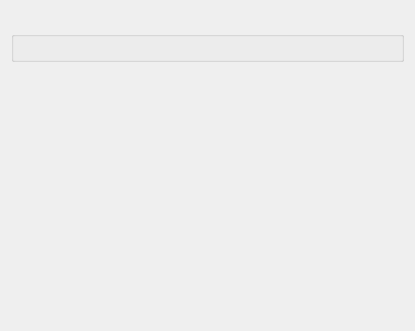
<?xml version="1.0" encoding="UTF-8"?>
<ui version="4.0">
 <class>JIDAdvSearch</class>
 <widget class="QWidget" name="JIDAdvSearch">
  <property name="geometry">
   <rect>
    <x>0</x>
    <y>0</y>
    <width>415</width>
    <height>331</height>
   </rect>
  </property>
  <property name="windowTitle">
   <string>Form1</string>
  </property>
  <layout class="QVBoxLayout">
   <property name="spacing">
    <number>6</number>
   </property>
   <property name="margin">
    <number>11</number>
   </property>
   <item>
    <widget class="QLabel" name="lblTitle">
     <property name="text">
      <string/>
     </property>
     <property name="alignment">
      <set>Qt::AlignLeading|Qt::AlignLeft|Qt::AlignVCenter</set>
     </property>
     <property name="wordWrap">
      <bool>true</bool>
     </property>
    </widget>
   </item>
   <item>
    <widget class="QGroupBox" name="grpSearch">
     <property name="title">
      <string/>
     </property>
    </widget>
   </item>
   <item>
    <spacer name="Spacer2">
     <property name="orientation">
      <enum>Qt::Vertical</enum>
     </property>
     <property name="sizeType">
      <enum>QSizePolicy::Expanding</enum>
     </property>
     <property name="sizeHint" stdset="0">
      <size>
       <width>20</width>
       <height>20</height>
      </size>
     </property>
    </spacer>
   </item>
   <item>
    <widget class="QLabel" name="lblInstruction">
     <property name="text">
      <string/>
     </property>
     <property name="alignment">
      <set>Qt::AlignLeading|Qt::AlignLeft|Qt::AlignVCenter</set>
     </property>
     <property name="wordWrap">
      <bool>true</bool>
     </property>
    </widget>
   </item>
  </layout>
 </widget>
 <resources/>
 <connections/>
</ui>
